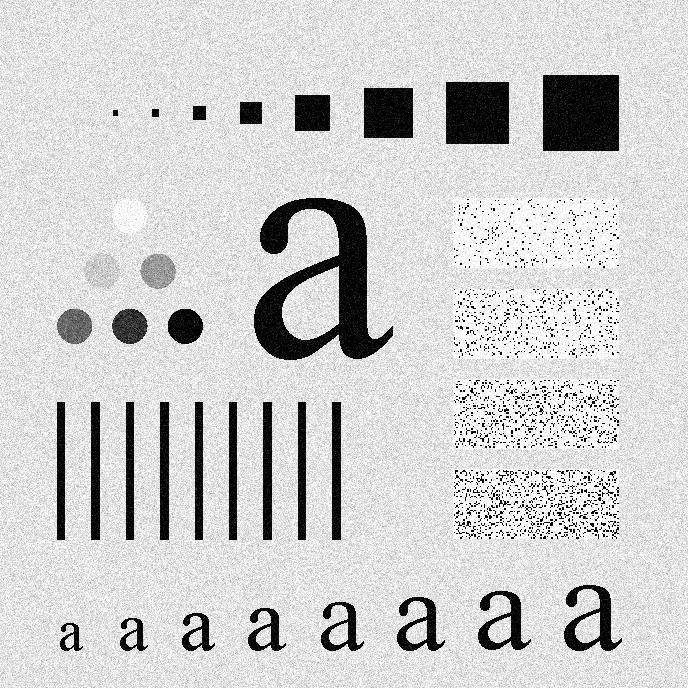
#> input picture images/noisy.tif, 688 x 688 px, found by its file name; the run also reads 1 picture not shown here
$ python 'spatial domain filtering.py'
#> lines starting #> are read from the running program, lines starting #| are printed output that depends on the picture
import numpy as np
import cv2
from scipy import ndimage
import matplotlib.pyplot as plt
from pathlib import Path


def window(kernel):
    (lpfw, lpfh) = (kernel, kernel)
    lowPassFilter = np.ones((lpfw, lpfh)) * 1 / (lpfw * lpfh)
    return lowPassFilter


def mse(imageA, imageB):
    err = np.mean(np.square(imageA - imageB))
    return err


def highboost(img1: Path, img2: Path, kernelsize, boostingvalue) -> list:
#> called with img1 = '..\\pythonProject\\noisy.tif', img2 = '..\\pythonProject\\characters.tif', kernelsize = 10
    img = cv2.imread(img1, 0)
#> img is the input picture: shape (688, 688); min 0, max 255, mean 206.7
    img1 = cv2.imread(img2, 0)
    output = []
    errors = []
    filter = window(kernelsize)
    img_rst = ndimage.convolve(img, filter, mode='constant', cval=0.0)
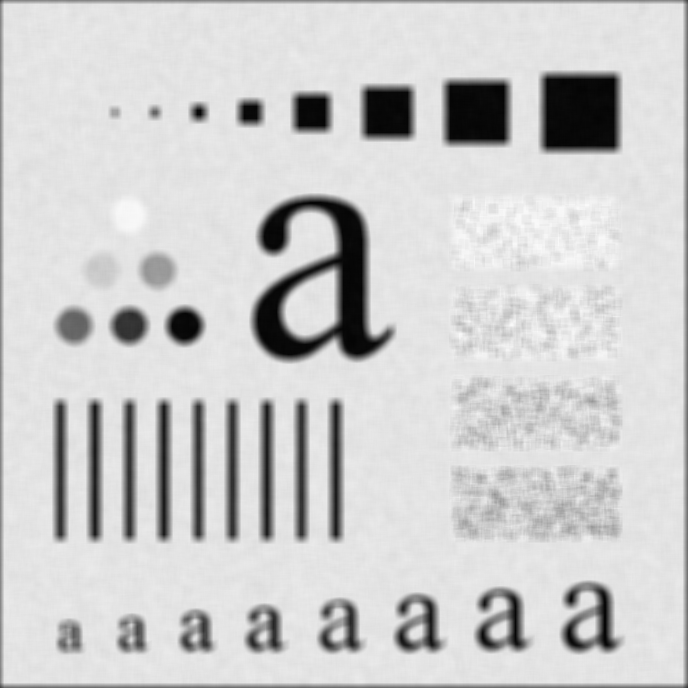
#> img_rst: shape (688, 688); min 4, max 249, mean 204.6
    img_blur = ndimage.convolve(img_rst, filter, mode='reflect')
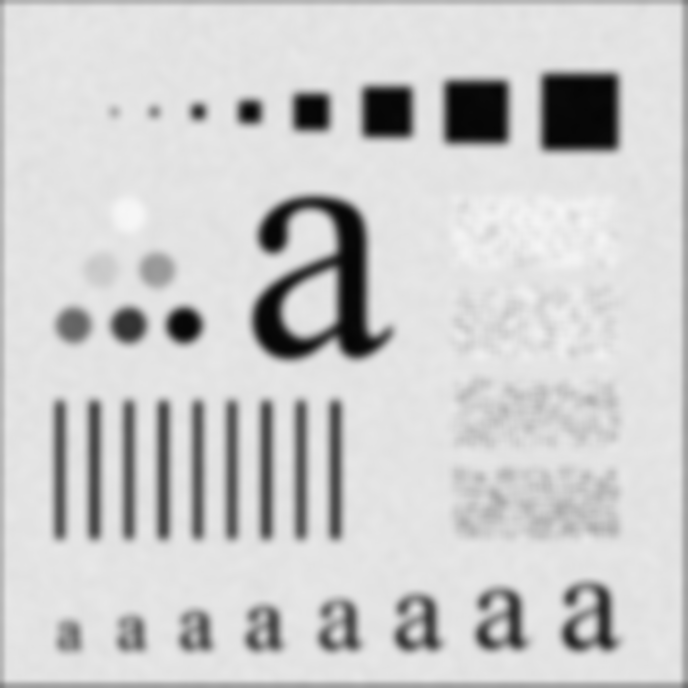
#> img_blur: shape (688, 688); min 5, max 246, mean 204
    blur_mask = img_rst - img_blur
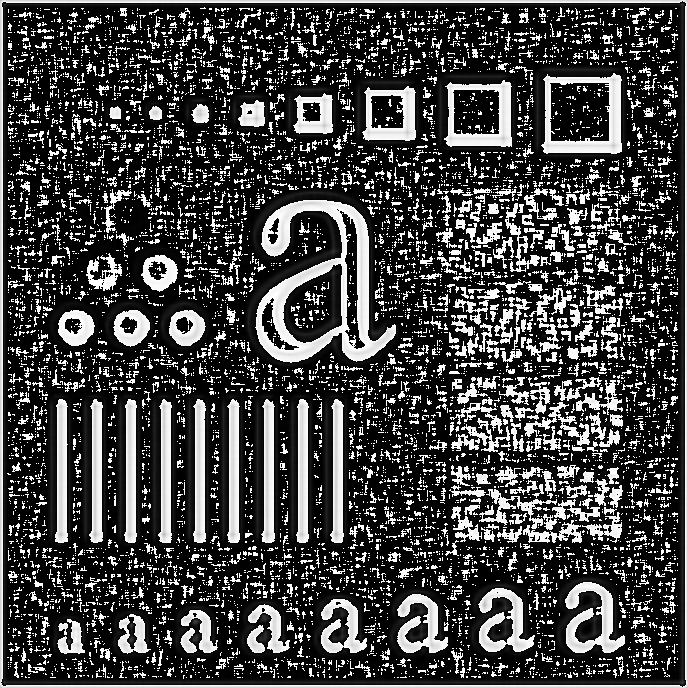
#> blur_mask: shape (688, 688); min 0, max 255, mean 66.9
    for i in range(0, len(boostingvalue)):
        high_boost_image = img_rst + boostingvalue[i] * blur_mask
        output.append(high_boost_image)
        error = mse(output[i], img1)
        errors.append(error)
        fig = plt.figure('high-boost image with mask = %d,' % kernelsize)
        plt.suptitle("MSE: %.1f, " % error)
        ax = fig.add_subplot(1, 2, 1)
        plt.imshow(img_rst, cmap=plt.cm.gray)
        plt.title('Filtered Image,window size=%d,' % kernelsize)
        plt.axis("off")
        ax = fig.add_subplot(1, 2, 2)
        plt.imshow(high_boost_image, cmap=plt.cm.gray)
        plt.title('High boosted image with k = %d,' % boostingvalue[i])
        plt.axis("off")
        plt.show()
#> this loop made 7 passes
#> (err in mse, error) on passes 1 to 7: (1360.4, 1360.4), (1112.5, 1112.5), (1002, 1002), (36.69, 36.69), (91.59, 91.59), (91.2, 91.2), (81.81, 81.81)
#> pass 1, in highboost, `high_boost_image = img_rst + boostingvalue[i] * blur_mask`:
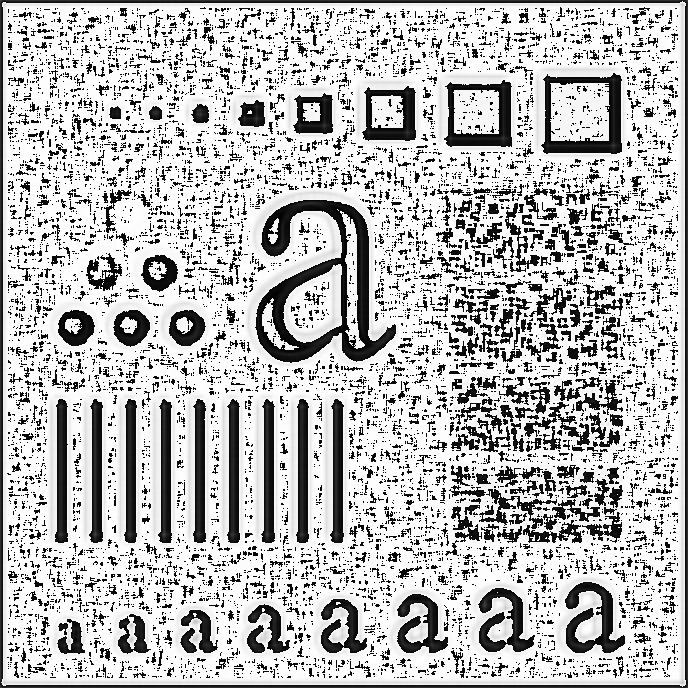
#> high_boost_image: shape (688, 688) int16; min -7646, max 246, mean -1802.6; drawn with min black and max white
#> after the loop, errors = [1360.4, 1112.5, 1002, 36.69, 91.59, 91.2, 81.81]; output = 7 items
    return [img_rst, output, errors]


path = r'..\pythonProject\noisy.tif'
path1 = r'..\pythonProject\characters.tif'

kernel_size = 10
boostingvalue = list(range(-30, 40, 10))
img_rst, high_boost_image, error = highboost(path, path1, kernel_size, boostingvalue)
#> high_boost_image = 7 items; error = [1360.4, 1112.5, 1002, 36.69, 91.59, 91.2, 81.81]
plt.plot(boostingvalue, error, color='green', linestyle='dashed', linewidth=3,
         marker='o', markerfacecolor='blue', markersize=12)
plt.xlabel('Scaling Constant-K')
plt.ylabel('Mean squared error')
plt.title('Plot of Scaling Constant k v/s Mean squared error')
plt.show()
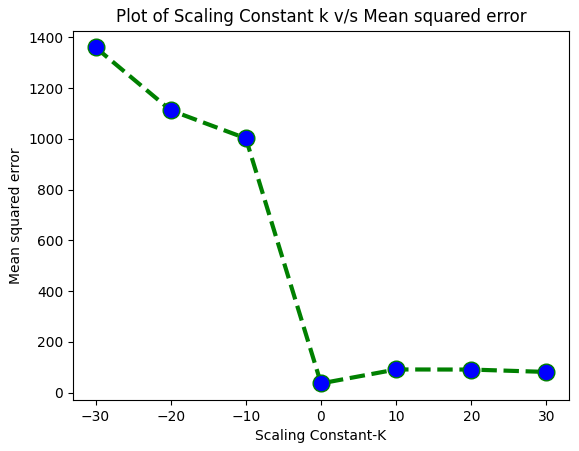
#> figure drawn by matplotlib, 1 panel
